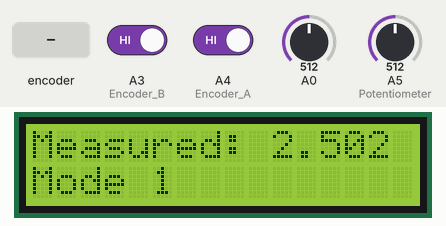
Recording of a sketch running on a simulated Arduino Uno, built with avr-gcc and run on an emulated ATmega328P. Parts: 16×2 character LCD. Inputs (shaded band) come from the test bench; at power-on: A0 = 512, A3 (Encoder_B) HIGH, A4 (Encoder_A) HIGH, A5 (Potentiometer) = 512.

Above: at 1.2 s.
1.3 s: A0 set to 593
2.8 s: A0 set to 612
At 3.3 s:
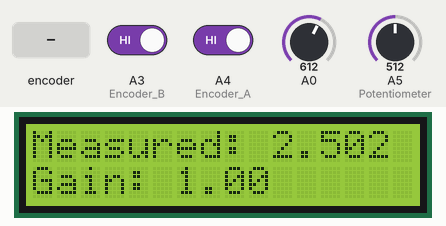
5.8 s: A3 (Encoder_B) driven LOW
At 7.3 s:
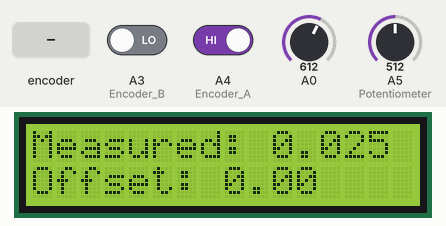
7.6 s: rotary encoder on A4 (Encoder_A) / A3 (Encoder_B) turned 3 steps (first pin leading)
At 8.18 s:
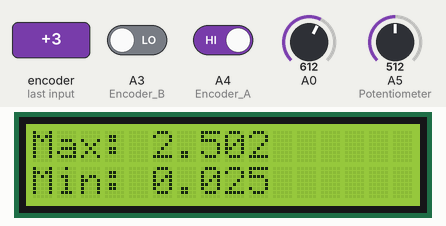
9.8 s: rotary encoder on A4 (Encoder_A) / A3 (Encoder_B) turned 2 steps (second pin leading)
At 11.4 s:
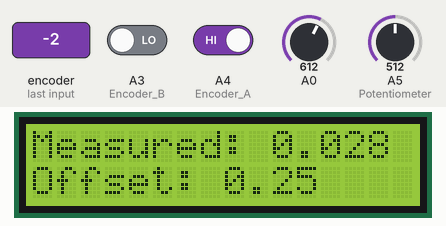
Timing chart, 0 to 12.9 s (numbered marks = the images above; inputs shaded):
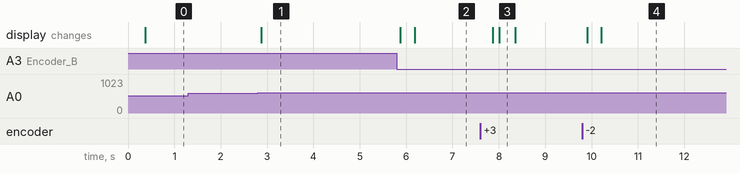

The sketch:

V1.1.ino
```cpp
#include <LiquidCrystal.h>
#include <RotaryEncoder.h>
#include <Encoder.h>
#include <Wire.h>
#define Key_Right 1
#define Key_Left 2
#define Key_Up 3
#define Key_Down 4
#define Key_Select 5
#define No_Key_Pressed -1
#define Gain_Step 2.00
#define Offset_Step 0.25
#define Encoder_A A4
#define Encoder_B A3


int Mode = 1;
int last_key_pressed = No_Key_Pressed;
float Max = 0.00;
float Min = 1023.00;
float Offset = 0.00;
float Gain = 1.00;
int encoderPos = 0;
int lastEncoderA = LOW;
int lastState = 0;


const int rs = 8, en = 9, d4 = 4, d5 = 5, d6 = 6, d7 = 7;
LiquidCrystal lcd(rs, en, d4, d5, d6, d7);


void setup() {
  // 16 columns * 2 rows
  lcd.begin(16, 2);
  pinMode(Encoder_A, INPUT_PULLUP);
  pinMode(Encoder_B, INPUT_PULLUP);
}


int get_encoder_direction() {
  int encoderB = digitalRead(Encoder_B);

  if (encoderB != lastEncoderA) {
    if (encoderB == LOW) {
      int direction = (digitalRead(Encoder_A) == LOW) ? 1 : -1;

      // Wait for the bouncing to settle
      delayMicroseconds(4000);

      // Check again to make sure it's a valid state
      if (digitalRead(Encoder_B) == LOW) {
        lastEncoderA = encoderB;
        return direction;
      }
    }
  }

  lastEncoderA = encoderB;
  return 0;
}


// Convert ADC value to key number
int get_key(unsigned int pot_analog) {
  int key_number = No_Key_Pressed;
  if (pot_analog < 60)
    key_number = Key_Right;
  else if (pot_analog < 200)
    key_number = Key_Up;
  else if (pot_analog < 400)
    key_number = Key_Down;
  else if (pot_analog < 600)
    key_number = Key_Left;
  else if (pot_analog < 800)
    key_number = Key_Select;

  int encoderDirection = get_encoder_direction();
  if (encoderDirection != 0) {
    return (encoderDirection > 0) ? Key_Up : Key_Down;
  }

  return key_number;
}


void show_gain() {
  lcd.setCursor(0, 1);
  lcd.print("Gain: ");
  lcd.print(Gain, 2);
}


void show_offset() {
  lcd.setCursor(0, 1);
  lcd.print("Offset: ");
  lcd.print(Offset, 2);
}


//Measured = Gain * (pot_analog + Offset)
void show_measured(float pot_analog) {
  float measured = Gain * (pot_analog / 1023.0 * 5.0 + Offset);
  lcd.setCursor(0, 0);
  lcd.print("Measured: ");
  lcd.print(measured, 3);
  if (measured > Max)
    Max = measured;
  if (measured < Min)
    Min = measured;
}


void mode_1(int key, float pot_analog) {
  // There is a new key pressed
  if (key != last_key_pressed) {
    delay(20);
    if (key == Key_Select) {
      Mode += 1;
      return;
    }
  }
  lcd.clear();
  show_measured(pot_analog);
  lcd.setCursor(0, 1);
  lcd.print("Mode 1");
}


void mode_2(int key, float pot_analog) {

  if (key != last_key_pressed) {
    delay(20);

    if (key == Key_Select) {
      Mode += 1;
      return;
    } else if (key == Key_Up) {
      Gain += Gain_Step;
      if (Gain >= 99.9) {
        Gain = 99.9;
      }
    } else if (key == Key_Down) {
      Gain -= Gain_Step;
      if (Gain <= 0.01) {
        Gain = 0.01;
      }
    }
  }
  lcd.clear();
  show_measured(pot_analog);
  show_gain();
}


void mode_3(int key, float pot_analog) {

  if (key != last_key_pressed) {
    delay(20);
    if (key == Key_Select) {
      Mode += 1;
      return;
    } else if (key == Key_Up) {
      Offset += Offset_Step;
      if (Offset > 2.50) {
        Offset = 2.50;
      }
    } else if (key == Key_Down) {
      Offset -= Offset_Step;
      if (Offset < -2.50) {
        Offset = -2.50;
      }
    }
  }
  lcd.clear();
  show_measured(pot_analog);
  show_offset();
}


void mode_4(int key, float pot_analog) {
  if (key != last_key_pressed) {
    delay(20);
    if (key == Key_Select) {
      Mode = 1;
      return;
    }
    if (key == Key_Down) {
      Min = 0;
      Max = 0;
    }
  }
  lcd.clear();
  lcd.setCursor(0, 0);
  lcd.print("Max: ");
  lcd.print(Max, 3);
  lcd.setCursor(0, 1);
  lcd.print("Min: ");
  lcd.print(Min, 3);
}


void loop() {
  float pot_analog = analogRead(A5);  // Potentiometer
  float key_analog = analogRead(A0);  // LCD shield
  int key = get_key(key_analog);

  if (Mode == 1)
    mode_1(key, pot_analog);
  else if (Mode == 2)
    mode_2(key, pot_analog);
  else if (Mode == 3)
    mode_3(key, pot_analog);
  else if (Mode == 4)
    mode_4(key, pot_analog);

  last_key_pressed = key;
  delay(20);
}
```

Measured:
- the behaviour switches between 599 and 600 on A0 (found by bisection; images 0 and 1)
- after the input at 1.3 s, every drawn part: stays the same
- after the input at 2.8 s, the display: changes after 0.07 s (image 1)
- after the input at 5.8 s, the display: first changes after 0.07 s (image 2 shows a later state)
- after the input at 7.6 s, the display: first changes after 0.26 s (image 3 shows a later state)
- after the input at 9.8 s, the display: first changes after 0.10 s (image 4 shows a later state)
